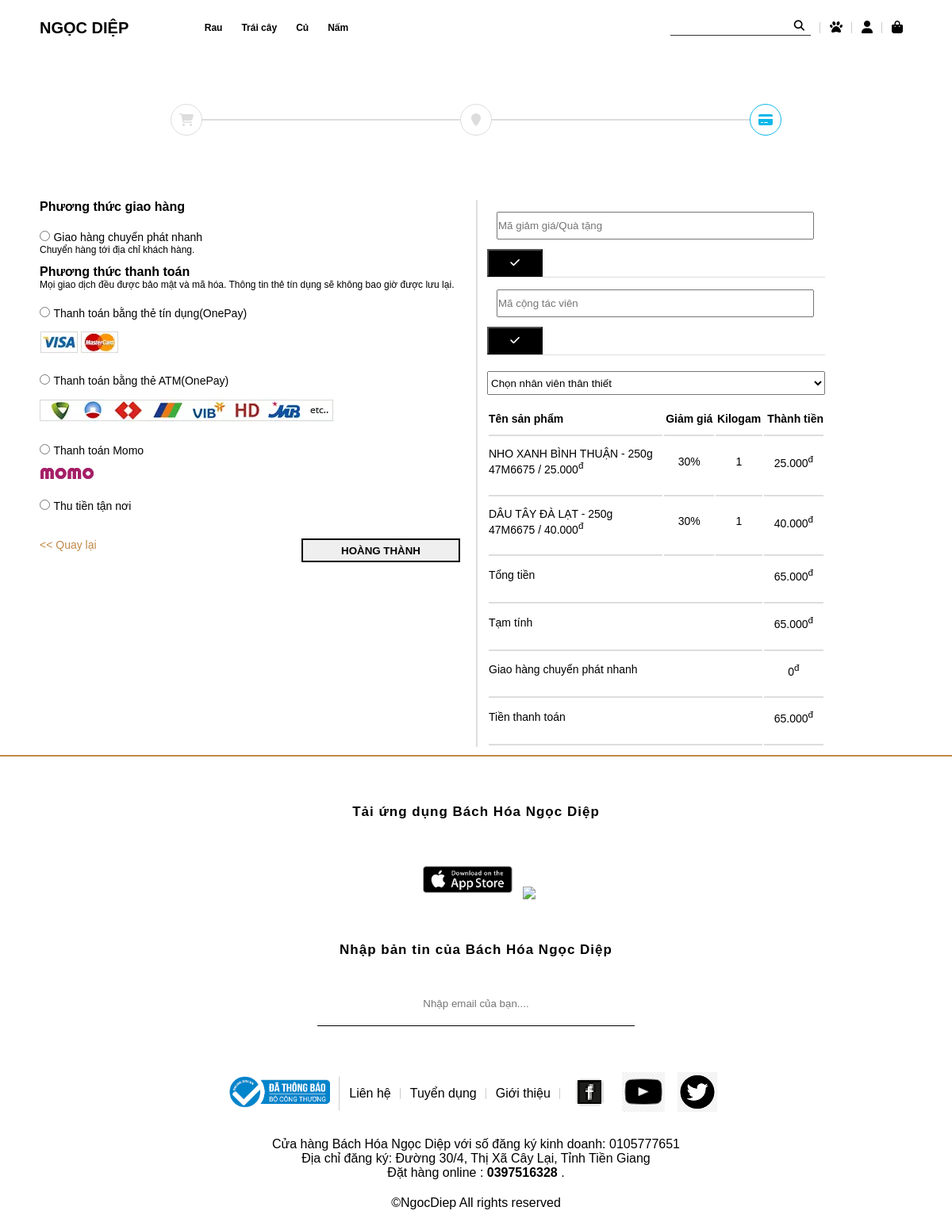
The page /bh_code/wed_index/payment.php on the database as committed earlier.
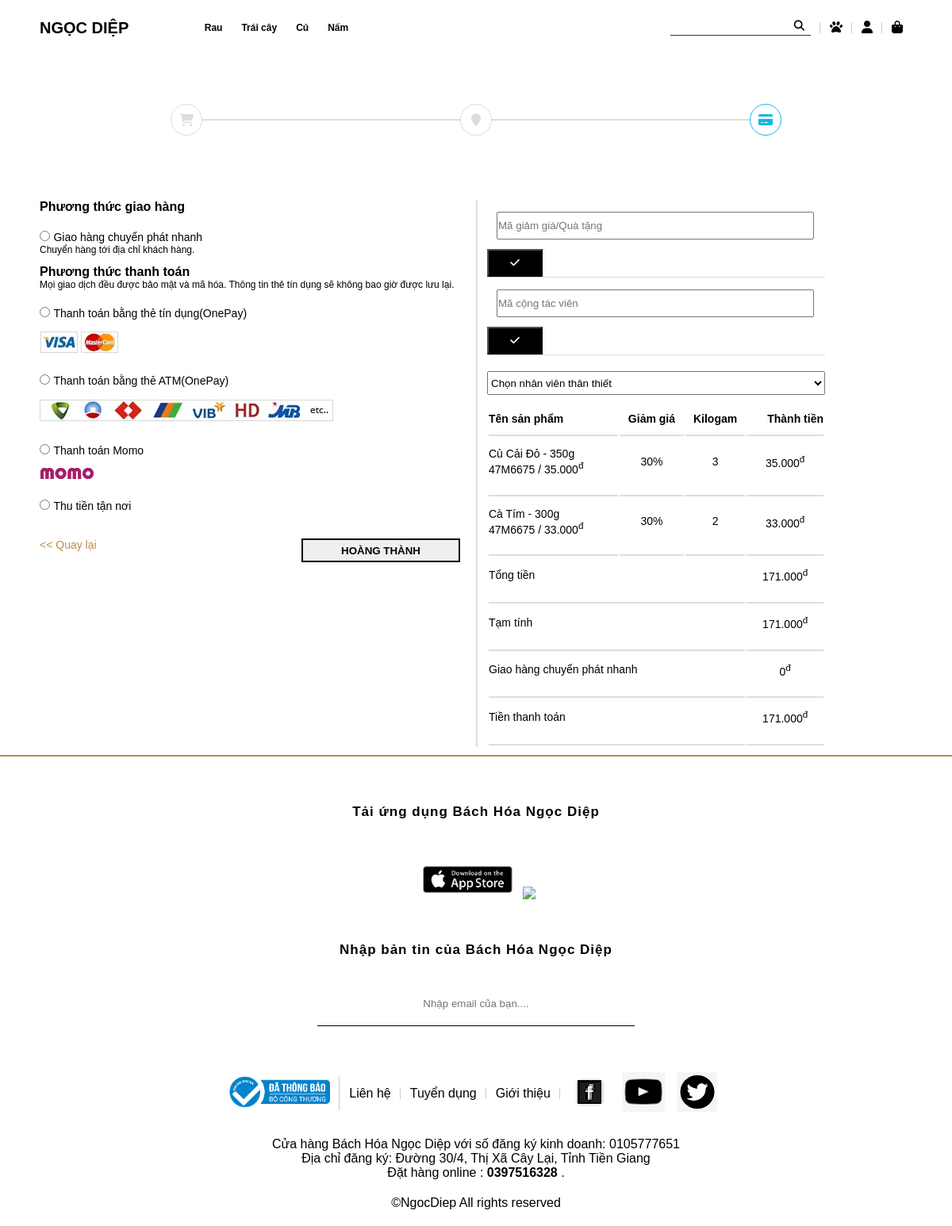
The same page on the database as committed later.
### tables this page shows
CREATE TABLE `tbl_cartegory` (
  `cartegory_id` int(11) NOT NULL,
  `cartegory_name` varchar(255) NOT NULL
);

CREATE TABLE `tbl_cart` (
  `cart_id` int(11) NOT NULL,
  `product_id` int(11) NOT NULL,
  `product_count` int(11) NOT NULL,
  `product_name` varchar(255) NOT NULL,
  `product_price` double NOT NULL,
  `product_img` varchar(255) NOT NULL
);

### bh_code/database.php (called while the page is built, shortened)
<?php
class Database{
	public $host = DB_HOST;
	public $user = DB_USER;
	public $pass = DB_PASS;
	public $dbname = DB_NAME;
	public $link;
    private function connectDB(){
    $this->link = new mysqli($this->host, $this->user, $this->pass, $this->dbname);
    }
    public function select($query){
        $result = $this->link->query($query) or
        die($this->link->error.__LINE__);
        if($result->num_rows > 0){
            return $result;
        } else {
            return false;
        }
    }
}
?>

### bh_code/wed_index/handle/giaodien_class.php (called while the page is built, shortened)
<?php
    include "../database.php";
?>
<?php
    class giaodien {
        private $db;
        public function __construct()
        {
            $this -> db = new Database();
        }
        public function show_cartegory(){
            $query = "SELECT * FROM tbl_cartegory ORDER BY cartegory_id ASC";
            $result = $this -> db -> select($query);
            return $result;
        }
        public function show_cart(){
            $query = "SELECT * FROM tbl_cart ORDER BY cart_id DESC";
            $result = $this -> db -> select($query);
            return $result;
        }
    }
?>

### bh_code/wed_index/payment.php (the view, shortened to what this page needs)
<?php
    include "header.php";
?>
  <section class="payment">
        <div class="container">
            <div class="payment-top-wrap">
                <div class="payment-top">
                    <div class="payment-top-cart cart-top-item">
                        <i class="fa fa-shopping-cart " aria-hidden="true"></i>
                    </div>
                    <div class="payment-top-marker cart-top-item">
                        <i class="fa fa-map-marker " aria-hidden="true"></i>
                    </div>
                    <div class="payment-top-card cart-top-item">
                        <i class="fa fa-credit-card " aria-hidden="true"></i>
                    </div>
                </div>
            </div>
        </div>
        <div class="container">
            <div class="payment-content row">
                <div class="payment-content-left">
                    <div class="payment-content-left-method-pay">
                        <p style="font-weight: bold;">Phương thức giao hàng</p>
                        <div class="payment-content-left-method-pay-item">
                            <input type="radio">
                            <label for="" style="font-size: 14px;">Giao hàng chuyển phát nhanh</label>
                            <p style="font-size: 12px;">Chuyển hàng tới địa chỉ khách hàng.</p>
                        </div>
                    </div>
                    <div class="payment-content-left-method-payment">
                        <p style="font-weight: bold;">Phương thức thanh toán</p>
                        <p style="font-size: 12px;">Mọi giao dịch đều được bảo mật và mã hóa. Thông tin thẻ tín dụng sẽ không bao giờ được lưu lại.</p>
                        <div class="payment-content-left-method-payment-item">
                            <input type="radio">
                            <label for="" style="font-size: 14px;">Thanh toán bằng thẻ tín dụng(OnePay)</label>
                        </div>
                        <div class="payment-content-left-method-payment-item-img">
                            <img src="../uploads/pay1.jpg" alt="">
                        </div>
                        <div class="payment-content-left-method-payment-item">
                            <input type="radio">
                            <label for="" style="font-size: 14px;"> Thanh toán bằng thẻ ATM(OnePay)</label>
                        </div>
                        <div class="payment-content-left-method-payment-item-img">
                            <img src="../uploads/pay2.jpg" alt="">
                        </div>
                        <div class="payment-content-left-method-payment-item">
                            <input type="radio">
                            <label for="" style="font-size: 14px;"> Thanh toán Momo </label>
                        </div>
                        <div class="payment-content-left-method-payment-item-img">
                            <img src="../uploads/pay3.jpg" alt="">
                        </div>
                        <div class="payment-content-left-method-payment-item">
                            <input type="radio">
                            <label for="" style="font-size: 14px;">  Thu tiền tận nơi </label>
                        </div>
                        <div class="payment-content-left-method row">
                            <a href="pay.php"> &lt;&lt; Quay lại </a>
                            <a href="index.php"><button><p style="font-weight: bold;">HOÀNG THÀNH</p></button></a>
                        </div>
                    </div>
                </div>
                <div class="payment-content-right">
                     <div class="payment-content-right-buttom">
                         <input type="text" placeholder="Mã giảm giá/Quà tặng">
                         <button><i class="fa fa-check" aria-hidden="true"></i></button>
                     </div>
                     <div class="payment-content-right-buttom">
                        <input type="text" placeholder="Mã cộng tác viên">
                        <button><i class="fa fa-check" aria-hidden="true"></i></button>
                     </div>
                     <div class="payment-content-right-nv">
                        <select name="" id="">
                            <option value="0">Chọn nhân viên thân thiết</option>
                        </select>
                    </div>
                    <?php
                    $giaodien = new giaodien;
                    $show_cart = $giaodien -> show_cart();
                ?>
                    <div class="payment-content-right-table">
                        <table>
                            <tr>
                                <th id="">Tên sản phẩm</th>
                                <th id="">Giảm giá</th>
                                <th id="">Kilogam</th>
                                <th id="">Thành tiền</th>
                            </tr>
                            <?php
                            if ($show_cart){$i=0;
                                    while($result = $show_cart -> fetch_assoc()){
                                        $a = $result['product_price']*$result['product_count'];
                                        $i = $i + $a;
                            ?>
                            <tr>
                                <td>
                                    <p><?php echo $result['product_name'] ?> <br>
                                        47M6675 / <?php echo number_format($result['product_price'],0,',','.')  ?><sup>đ</sup>
                                    </p>
                                </td>
                                <td>30%</td>
                                <td><?php echo $result['product_count'] ?></td>
                                <td><p><?php echo number_format($result['product_price'],0,',','.') ?><sup>đ</sup></p></td>
                            </tr>
                          <?php
                                    }
                                }
                            ?>
                            <tr>
                                <td colspan="3">Tổng tiền</td>
                                <td><p><?php echo  number_format($i,0,',','.') ?><sup>đ</sup></p></td>
                            </tr>
                            <tr>
                                <td colspan="3"> Tạm tính</td>
                                <td><p><?php echo number_format($i,0,',','.')  ?><sup>đ</sup></p></td>
                            </tr>
                            <tr>
                                <td colspan="3">Giao hàng chuyển phát nhanh</td>
                                <td><p>0<sup>đ</sup></p></td>
                            </tr>
                            <tr>
                                <td colspan="3">Tiền thanh toán</td>
                                <td><p><?php echo number_format($i,0,',','.')?><sup>đ</sup></p></td>
                            </tr>
                        </table>
                    </div>
                </div>
            </div>
        </div>
    </section>
    <hr>
    <section class="app-contenr">
        <p> Tải ứng dụng Bách Hóa Ngọc Diệp</p>
        <div class="app-google">
            <img src="../uploads/app-store.png">
            <img src="../uploads/gg-play.png">
        </div>
        <p> Nhập bản tin của Bách Hóa Ngọc Diệp</p>
        <input type="text" placeholder="Nhập email của bạn....">
    </section>
    <div class="footer-top">
        <li> <a href=""><img src="../uploads/thongbao.png"></a></li>
        <li> <a href="">Liên hệ</a></li>
        <li> <a href="">Tuyển dụng</a></li>
        <li> <a href="">Giới thiệu</a></li>
        <li>
            <a href=""><img src="../uploads/fb.png"></a>
            <a href=""><img src="../uploads/yt.jpg"></a>
            <a href=""><img src="../uploads/tw.png"></a>
        </li>
    </div>
    <div class="footer-center">
        <p>
           Cửa hàng Bách Hóa Ngọc Diệp với số đăng ký kinh doanh: 0105777651 <br>
            Địa chỉ đăng ký: Đường 30/4, Thị Xã Cây Lại, Tỉnh Tiền Giang<br>
            Đặt hàng online : <b>0397516328</b> .
        </p>
    </div>
    <div class="footer-bottom">
        ©NgocDiep All rights reserved
    </div>
    </body>
</html>

### bh_code/wed_index/header.php (shortened to what this page needs)
<!DOCTYPE html>
<html lang="en">
<head>
    <link rel="stylesheet" href="index.css">
    <link rel="stylesheet" href="event.css">
    <link rel="stylesheet" href="font-awesome-4.7.0/css/font-awesome.min.css">
    <link rel="stylesheet" href="https://cdnjs.cloudflare.com/ajax/libs/font-awesome/6.1.1/css/all.min.css" />
</head>
<body>
    <?php
      include "handle/giaodien_class.php";
    ?>
    <header>
        <div class="logo">
            <a href="index.php">NGỌC DIỆP</a>
        </div>
        <div class="menu">
            <?php
                $giaodien = new giaodien;
                $show_cartegory = $giaodien -> show_cartegory();
            ?>
            <?php
                if ($show_cartegory){ $i = 0;
                    while ($result = $show_cartegory -> fetch_assoc()) { $i++;
            ?>
                <li id="<?php echo  $result['cartegory_id'] ?>"> <a href="cartegory.php?cartegory_id=<?php echo $result['cartegory_id'] ?>"> <?php echo  $result['cartegory_name'] ?></a>
                    <?php
                        $giaodien = new giaodien;
                        $cartegory_id = $result['cartegory_id'];
                        $show_bran = $giaodien -> show_bran($cartegory_id);
                    ?>
                    <?php
                        if ($show_bran){ $i = 0;
                            while ($result = $show_bran -> fetch_assoc()) { $i++;
                     ?>
                        <?php
                                }
                            }
                        ?>
                 </li>
            <?php
                    }
                }
            ?>
        </div>
        <form action="" method="GET">
            <div class="others">
                <li> <input type="text" name="seach"> <button><i class="fa fa-search"></i></button> </li>
                <li> <a href="event.php"> <i class="fa fa-paw" aria-hidden="true"></i> </a></li>
                <li> <a href="../login/dangnhap.php"><i class="fa fa-user" aria-hidden="true"></i></a></li>
                <li><a href="cart.php"><i class="fa fa-shopping-bag" aria-hidden="true"></i></a></li>
            </div>
        </form>
    </header>

Rows that differ between the two databases and show on the page:
removed tbl_cart: product_name "NHO XANH BÌNH THUẬN - 250g", product_price "25.000", product_count "1"
removed tbl_cart: product_name "DÂU TÂY ĐÀ LẠT - 250g", product_price "40.000", product_count "1"
added tbl_cart: product_name "Củ Cải Đỏ - 350g", product_price "35.000", product_count "3"
added tbl_cart: product_name "Cà Tím - 300g", product_price "33.000", product_count "2"
Other text that changed with them:
$i: "65.000" → "171.000"
